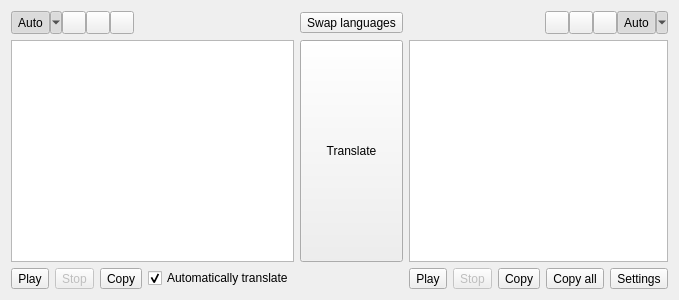
<?xml version="1.0" encoding="UTF-8"?>
<ui version="4.0">
 <class>MainWindow</class>
 <widget class="QMainWindow" name="MainWindow">
  <property name="geometry">
   <rect>
    <x>0</x>
    <y>0</y>
    <width>600</width>
    <height>300</height>
   </rect>
  </property>
  <property name="windowTitle">
   <string notr="true">Crow Translate</string>
  </property>
  <property name="windowIcon">
   <iconset theme="crow-translate">
    <normaloff>.</normaloff>.</iconset>
  </property>
  <widget class="QWidget" name="centralWidget">
   <layout class="QGridLayout" name="gridLayout">
    <item row="4" column="1">
     <layout class="QHBoxLayout" name="topSourceLayout">
      <property name="spacing">
       <number>0</number>
      </property>
      <item>
       <widget class="QToolButton" name="autoSourceButton">
        <property name="sizePolicy">
         <sizepolicy hsizetype="Minimum" vsizetype="Minimum">
          <horstretch>0</horstretch>
          <verstretch>0</verstretch>
         </sizepolicy>
        </property>
        <property name="toolTip">
         <string notr="true">auto</string>
        </property>
        <property name="text">
         <string>Auto</string>
        </property>
        <property name="checkable">
         <bool>true</bool>
        </property>
        <property name="checked">
         <bool>true</bool>
        </property>
        <property name="autoExclusive">
         <bool>true</bool>
        </property>
        <property name="popupMode">
         <enum>QToolButton::MenuButtonPopup</enum>
        </property>
        <property name="toolButtonStyle">
         <enum>Qt::ToolButtonTextOnly</enum>
        </property>
        <property name="arrowType">
         <enum>Qt::NoArrow</enum>
        </property>
       </widget>
      </item>
      <item>
       <widget class="QToolButton" name="firstSourceButton">
        <property name="sizePolicy">
         <sizepolicy hsizetype="Minimum" vsizetype="Minimum">
          <horstretch>0</horstretch>
          <verstretch>0</verstretch>
         </sizepolicy>
        </property>
        <property name="text">
         <string/>
        </property>
        <property name="checkable">
         <bool>true</bool>
        </property>
        <property name="autoExclusive">
         <bool>true</bool>
        </property>
       </widget>
      </item>
      <item>
       <widget class="QToolButton" name="secondSourceButton">
        <property name="sizePolicy">
         <sizepolicy hsizetype="Minimum" vsizetype="Minimum">
          <horstretch>0</horstretch>
          <verstretch>0</verstretch>
         </sizepolicy>
        </property>
        <property name="text">
         <string/>
        </property>
        <property name="checkable">
         <bool>true</bool>
        </property>
        <property name="autoExclusive">
         <bool>true</bool>
        </property>
       </widget>
      </item>
      <item>
       <widget class="QToolButton" name="thirdSourceButton">
        <property name="enabled">
         <bool>true</bool>
        </property>
        <property name="sizePolicy">
         <sizepolicy hsizetype="Minimum" vsizetype="Minimum">
          <horstretch>0</horstretch>
          <verstretch>0</verstretch>
         </sizepolicy>
        </property>
        <property name="text">
         <string/>
        </property>
        <property name="checkable">
         <bool>true</bool>
        </property>
        <property name="autoExclusive">
         <bool>true</bool>
        </property>
       </widget>
      </item>
      <item>
       <spacer name="sourceSpacer">
        <property name="orientation">
         <enum>Qt::Horizontal</enum>
        </property>
        <property name="sizeHint" stdset="0">
         <size>
          <width>0</width>
          <height>20</height>
         </size>
        </property>
       </spacer>
      </item>
     </layout>
    </item>
    <item row="4" column="4">
     <layout class="QHBoxLayout" name="topTranslationLayout">
      <property name="spacing">
       <number>0</number>
      </property>
      <item>
       <spacer name="translationSpacer">
        <property name="orientation">
         <enum>Qt::Horizontal</enum>
        </property>
        <property name="sizeHint" stdset="0">
         <size>
          <width>0</width>
          <height>20</height>
         </size>
        </property>
       </spacer>
      </item>
      <item>
       <widget class="QToolButton" name="firstTranslationButton">
        <property name="sizePolicy">
         <sizepolicy hsizetype="Minimum" vsizetype="Minimum">
          <horstretch>0</horstretch>
          <verstretch>0</verstretch>
         </sizepolicy>
        </property>
        <property name="text">
         <string/>
        </property>
        <property name="checkable">
         <bool>true</bool>
        </property>
        <property name="autoRepeat">
         <bool>false</bool>
        </property>
        <property name="autoExclusive">
         <bool>true</bool>
        </property>
       </widget>
      </item>
      <item>
       <widget class="QToolButton" name="secondTranslationButton">
        <property name="sizePolicy">
         <sizepolicy hsizetype="Minimum" vsizetype="Minimum">
          <horstretch>0</horstretch>
          <verstretch>0</verstretch>
         </sizepolicy>
        </property>
        <property name="text">
         <string/>
        </property>
        <property name="checkable">
         <bool>true</bool>
        </property>
        <property name="autoExclusive">
         <bool>true</bool>
        </property>
       </widget>
      </item>
      <item>
       <widget class="QToolButton" name="thirdTranslationButton">
        <property name="sizePolicy">
         <sizepolicy hsizetype="Minimum" vsizetype="Minimum">
          <horstretch>0</horstretch>
          <verstretch>0</verstretch>
         </sizepolicy>
        </property>
        <property name="text">
         <string/>
        </property>
        <property name="checkable">
         <bool>true</bool>
        </property>
        <property name="autoExclusive">
         <bool>true</bool>
        </property>
       </widget>
      </item>
      <item>
       <widget class="QToolButton" name="autoTranslationButton">
        <property name="sizePolicy">
         <sizepolicy hsizetype="Minimum" vsizetype="Minimum">
          <horstretch>0</horstretch>
          <verstretch>0</verstretch>
         </sizepolicy>
        </property>
        <property name="toolTip">
         <string notr="true">auto</string>
        </property>
        <property name="text">
         <string>Auto</string>
        </property>
        <property name="checkable">
         <bool>true</bool>
        </property>
        <property name="checked">
         <bool>true</bool>
        </property>
        <property name="autoExclusive">
         <bool>true</bool>
        </property>
        <property name="popupMode">
         <enum>QToolButton::MenuButtonPopup</enum>
        </property>
        <property name="toolButtonStyle">
         <enum>Qt::ToolButtonTextOnly</enum>
        </property>
       </widget>
      </item>
     </layout>
    </item>
    <item row="6" column="1">
     <layout class="QHBoxLayout" name="buttomSourceLayout">
      <item>
       <widget class="QToolButton" name="playSourceButton">
        <property name="toolTip">
         <string>Play / pause the source text</string>
        </property>
        <property name="text">
         <string>Play</string>
        </property>
        <property name="icon">
         <iconset theme="media-playback-start">
          <normaloff>.</normaloff>.</iconset>
        </property>
       </widget>
      </item>
      <item>
       <widget class="QToolButton" name="stopSourceButton">
        <property name="enabled">
         <bool>false</bool>
        </property>
        <property name="toolTip">
         <string>Stop source playback</string>
        </property>
        <property name="text">
         <string>Stop</string>
        </property>
        <property name="icon">
         <iconset theme="media-playback-stop">
          <normaloff>.</normaloff>.</iconset>
        </property>
       </widget>
      </item>
      <item>
       <widget class="QToolButton" name="copySourceButton">
        <property name="toolTip">
         <string>Copy the source text to the clipboard</string>
        </property>
        <property name="text">
         <string>Copy</string>
        </property>
        <property name="icon">
         <iconset theme="edit-copy">
          <normaloff>.</normaloff>.</iconset>
        </property>
       </widget>
      </item>
      <item>
       <spacer name="buttomSourceSpacer">
        <property name="orientation">
         <enum>Qt::Horizontal</enum>
        </property>
        <property name="sizeHint" stdset="0">
         <size>
          <width>0</width>
          <height>0</height>
         </size>
        </property>
       </spacer>
      </item>
      <item>
       <widget class="QCheckBox" name="autoTranslateCheckBox">
        <property name="text">
         <string>Automatically translate</string>
        </property>
        <property name="checked">
         <bool>true</bool>
        </property>
       </widget>
      </item>
     </layout>
    </item>
    <item row="5" column="1">
     <widget class="QPlainTextEdit" name="sourceEdit"/>
    </item>
    <item row="6" column="4">
     <layout class="QHBoxLayout" name="buttomTranslationLayout">
      <item>
       <spacer name="buttomTranslationSpacer">
        <property name="orientation">
         <enum>Qt::Horizontal</enum>
        </property>
        <property name="sizeHint" stdset="0">
         <size>
          <width>0</width>
          <height>20</height>
         </size>
        </property>
       </spacer>
      </item>
      <item>
       <widget class="QToolButton" name="playTranslationButton">
        <property name="toolTip">
         <string>Play / pause the translation</string>
        </property>
        <property name="text">
         <string>Play</string>
        </property>
        <property name="icon">
         <iconset theme="media-playback-start">
          <normaloff>.</normaloff>.</iconset>
        </property>
       </widget>
      </item>
      <item>
       <widget class="QToolButton" name="stopTranslationButton">
        <property name="enabled">
         <bool>false</bool>
        </property>
        <property name="toolTip">
         <string>Stop translation playback</string>
        </property>
        <property name="text">
         <string>Stop</string>
        </property>
        <property name="icon">
         <iconset theme="media-playback-stop">
          <normaloff>.</normaloff>.</iconset>
        </property>
       </widget>
      </item>
      <item>
       <widget class="QToolButton" name="copyTranslationButton">
        <property name="toolTip">
         <string>Copy the translation text to the clipboard</string>
        </property>
        <property name="text">
         <string>Copy</string>
        </property>
        <property name="icon">
         <iconset theme="edit-copy">
          <normaloff>.</normaloff>.</iconset>
        </property>
       </widget>
      </item>
      <item>
       <widget class="QToolButton" name="copyAllTranslationButton">
        <property name="toolTip">
         <string>Copy all translation data to the clipboard</string>
        </property>
        <property name="text">
         <string>Copy all</string>
        </property>
        <property name="icon">
         <iconset theme="document-export">
          <normaloff>.</normaloff>.</iconset>
        </property>
       </widget>
      </item>
      <item>
       <widget class="QToolButton" name="settingsButton">
        <property name="toolTip">
         <string>Application settings</string>
        </property>
        <property name="text">
         <string>Settings</string>
        </property>
        <property name="icon">
         <iconset theme="dialog-object-properties">
          <normaloff>.</normaloff>.</iconset>
        </property>
       </widget>
      </item>
     </layout>
    </item>
    <item row="4" column="3">
     <widget class="QToolButton" name="swapButton">
      <property name="toolTip">
       <string>Swap languages</string>
      </property>
      <property name="text">
       <string>Swap languages</string>
      </property>
      <property name="icon">
       <iconset theme="object-flip-horizontal">
        <normaloff>.</normaloff>.</iconset>
      </property>
     </widget>
    </item>
    <item row="5" column="3">
     <widget class="QToolButton" name="translateButton">
      <property name="sizePolicy">
       <sizepolicy hsizetype="Preferred" vsizetype="Preferred">
        <horstretch>0</horstretch>
        <verstretch>0</verstretch>
       </sizepolicy>
      </property>
      <property name="toolTip">
       <string>Translate</string>
      </property>
      <property name="text">
       <string>Translate</string>
      </property>
      <property name="icon">
       <iconset theme="go-next">
        <normaloff>.</normaloff>.</iconset>
      </property>
     </widget>
    </item>
    <item row="5" column="4">
     <widget class="QTextEdit" name="translationEdit">
      <property name="styleSheet">
       <string notr="true"/>
      </property>
      <property name="readOnly">
       <bool>true</bool>
      </property>
     </widget>
    </item>
   </layout>
  </widget>
 </widget>
 <layoutdefault spacing="6" margin="11"/>
 <resources/>
 <connections/>
</ui>
